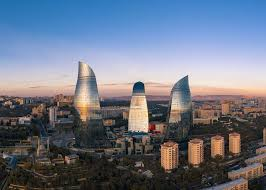
#> input picture pictures/baku.jpeg, 266 x 190 px
$ python color_spaces.py
#> lines starting #> are read from the running program, lines starting #| are printed output that depends on the picture
import cv2
import os
import numpy as np
import matplotlib.pyplot as plt


image_path = '../pictures/baku.jpeg'

try:
    if not os.path.exists(image_path):
        raise FileNotFoundError(image_path)

    image = cv2.imread(image_path)
#> image is the input picture: shape (190, 266, 3); mean B, G, R 133.1, 117.1, 109.3

    if image is None:
        raise ValueError()

    hsv = cv2.cvtColor(image, cv2.COLOR_BGR2HSV)
#> hsv: shape (190, 266, 3); mean H, S, V 72.5, 80.3, 145.3
    hsv_to_bgr = cv2.cvtColor(hsv, cv2.COLOR_HSV2BGR)
    lab = cv2.cvtColor(image, cv2.COLOR_BGR2LAB)
#> lab: shape (190, 266, 3); mean of channels 0, 1, 2 123.2, 130.9, 119.5
    lab_to_bgr = cv2.cvtColor(lab, cv2.COLOR_LAB2BGR)
    edited = cv2.cvtColor(lab, cv2.COLOR_HSV2BGR)
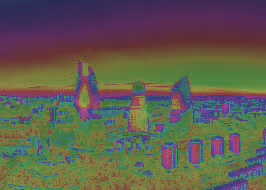
#> edited: shape (190, 266, 3); mean B, G, R 79.2, 92.5, 95.9
    edited_ = cv2.cvtColor(hsv, cv2.COLOR_LAB2BGR)
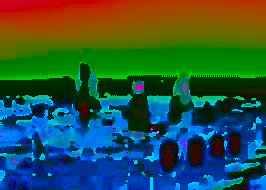
#> edited_: shape (190, 266, 3); mean B, G, R 67.7, 83, 37.9

    result = np.hstack([image, hsv, lab])
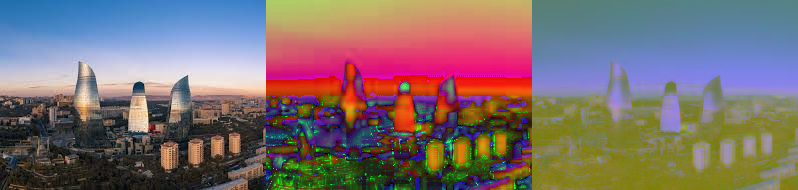
#> result: shape (190, 798, 3); mean B, G, R 109.6, 109.4, 124.7
    cv2.imshow('Result', result)
    cv2.imshow('Inverted hsv', hsv_to_bgr)
    cv2.imshow('Inverted lab', lab_to_bgr)
    cv2.imshow('Edited', edited)
    cv2.imshow('Edition 2', edited_)

    rgb = cv2.cvtColor(image, cv2.COLOR_BGR2RGB)
    cv2.imshow('RGB', rgb)

    plt.imshow(rgb)
    plt.show()

    while True:
        key = cv2.waitKey(100) & 0xFF
#> (key q is pressed here)
        if key == 27 or key == ord('q'):
            print('Exiting ...')
            break


except FileNotFoundError as fnf:
    print(f'Invalid path! {fnf}')
except ValueError as ve:
    print(f'Image is not found! {ve}')
except KeyboardInterrupt:
    print(f'Keyboard interrupted, exiting by clicking Ctrl + C!')
except Exception as e:
    print(f'Unexpected error occured! {e}')
finally:
    cv2.destroyAllWindows()

$ run again, with pictures/highway.jpeg copied over pictures/baku.jpeg
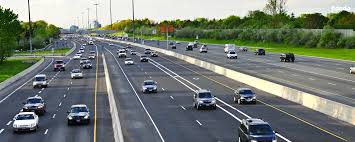
#> input picture pictures/highway.jpeg, 355 x 142 px
#> image is the input picture: shape (142, 355, 3); mean B, G, R 116.2, 123.6, 115.9
#> hsv: shape (142, 355, 3); mean H, S, V 75.8, 62.1, 130.5
#> lab: shape (142, 355, 3); mean of channels 0, 1, 2 127.9, 124.3, 130.7
#> `edited_ = cv2.cvtColor(hsv, cv2.COLOR_LAB2BGR)`:
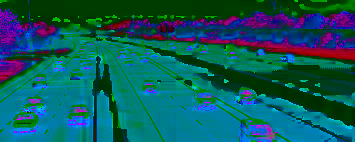
#> edited_: shape (142, 355, 3); mean B, G, R 91.6, 88.5, 12.9
#> `result = np.hstack([image, hsv, lab])`:
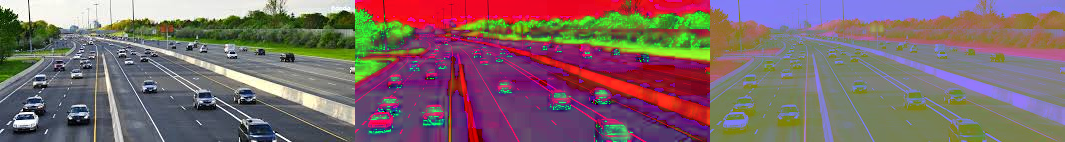
#> result: shape (142, 1065, 3); mean B, G, R 106.7, 103.3, 125.7
